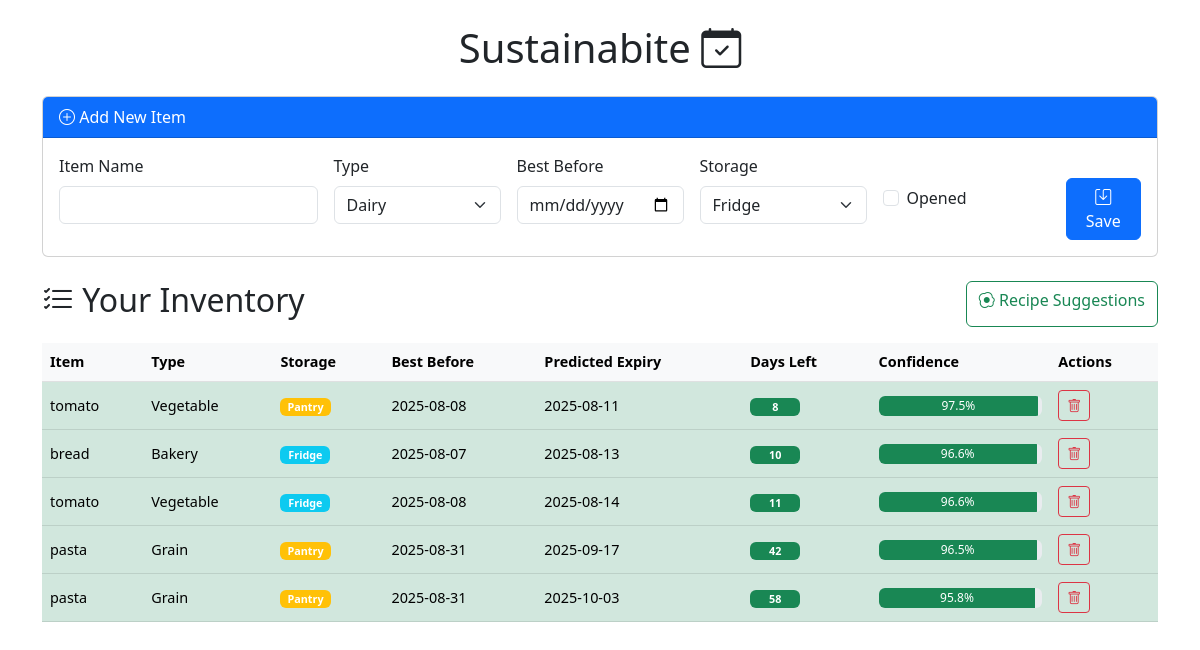
The page / on the database its author committed.
### tables this page shows
CREATE TABLE inventory (
            id INTEGER PRIMARY KEY AUTOINCREMENT,
            item_name TEXT NOT NULL,
            item_type TEXT NOT NULL,
            best_before DATE NOT NULL,
            storage TEXT NOT NULL,
            opened INTEGER DEFAULT 0,
            predicted_expiry DATE,
            confidence FLOAT,
            days_remaining INTEGER
        );

### app.py (the view)
@app.route('/')
def home():
    with get_db() as conn:
        try:
            items = conn.execute('''
                SELECT *,
                       julianday(predicted_expiry) - julianday('now') as days_remaining
                FROM inventory
                ORDER BY predicted_expiry
            ''').fetchall()
        except sqlite3.OperationalError as e:
            print(f"Database error: {e}")
            items = []
    today = datetime.now().date()
    return render_template('index.html', items=items, today=today)

### app.py (called while the page is built)
def get_db():
    conn = sqlite3.connect('food.db')
    conn.row_factory = sqlite3.Row
    return conn

### templates/index.html (shortened to what this page needs)
<!DOCTYPE html>
<html>
<head>
    <link rel="stylesheet" href="/static/style.css">
    <link href="https://cdn.jsdelivr.net/npm/bootstrap@5.3.0/dist/css/bootstrap.min.css" rel="stylesheet">
    <link rel="stylesheet" href="https://cdn.jsdelivr.net/npm/bootstrap-icons@1.10.0/font/bootstrap-icons.css">
</head>
<body>
    <div class="container mt-4">
        <h1 class="text-center mb-4">Sustainabite <i class="bi bi-calendar-check"></i></h1>
        <div class="card mb-4">
            <div class="card-header bg-primary text-white">
                <i class="bi bi-plus-circle"></i> Add New Item
            </div>
            <div class="card-body">
                <form action="/add" method="POST">
                    <div class="row g-3">
                        <div class="col-md-3">
                            <label class="form-label">Item Name</label>
                            <input type="text" class="form-control" name="item_name" required>
                        </div>
                        <div class="col-md-2">
                            <label class="form-label">Type</label>
                            <select class="form-select" name="item_type" required>
                                <option value="dairy">Dairy</option>
                            </select>
                        </div>
                        <div class="col-md-2">
                            <label class="form-label">Best Before</label>
                            <input type="date" class="form-control" name="best_before" required>
                        </div>
                        <div class="col-md-2">
                            <label class="form-label">Storage</label>
                            <select class="form-select" name="storage" required>
                                <option value="fridge">Fridge</option>
                            </select>
                        </div>
                        <div class="col-md-2">
                            <div class="form-check mt-4 pt-2">
                                <input class="form-check-input" type="checkbox" name="opened" id="opened">
                                <label class="form-check-label" for="opened">Opened</label>
                            </div>
                        </div>
                        <div class="col-md-1">
                            <button type="submit" class="btn btn-primary mt-4">
                                <i class="bi bi-save"></i> Save
                            </button>
                        </div>
                    </div>
                </form>
            </div>
        </div>
        <div class="d-flex justify-content-between mb-3">
            <h2><i class="bi bi-list-check"></i> Your Inventory</h2>
            <a href="/recipes" class="btn btn-outline-success">
                <i class="bi bi-egg-fried"></i> Recipe Suggestions
            </a>
        </div>
        <div class="table-responsive">
            <table class="table table-hover align-middle">
                <thead class="table-light">
                    <tr>
                        <th>Item</th>
                        <th>Type</th>
                        <th>Storage</th>
                        <th>Best Before</th>
                        <th>Predicted Expiry</th>
                        <th>Days Left</th>
                        <th>Confidence</th>
                        <th>Actions</th>
                    </tr>
                </thead>
                <tbody>
                    {% for item in items %}
                    <tr class="{% if item['days_remaining'] <= 3 %}table-danger
                              {% elif item['days_remaining'] <= 7 %}table-warning
                              {% else %}table-success{% endif %}">
                        <td>{{ item['item_name'] }}</td>
                        <td>{{ item['item_type'].title() }}</td>
                        <td>
                            <span class="badge bg-{% if item['storage'] == 'fridge' %}info{% else %}warning{% endif %}">
                                {{ item['storage'].title() }}
                            </span>
                        </td>
                        <td>{{ item['best_before'] }}</td>
                        <td>{{ item['predicted_expiry'] }}</td>
                        <td>
                            <span class="badge bg-{% if item['days_remaining'] <= 3 %}danger
                                              {% elif item['days_remaining'] <= 7 %}warning
                                              {% else %}success{% endif %}">
                                {{ item['days_remaining'] | round | int }}
                            </span>
                        </td>
                        <td>
                            <div class="progress" style="height: 20px;">
                                <div class="progress-bar
                                    {% if item['confidence'] > 0.8 %}bg-success
                                    {% elif item['confidence'] > 0.6 %}bg-info
                                    {% else %}bg-warning{% endif %}"
                                    style="--progress-width: {{ item['confidence'] * 100 }}%"
                                    role="progressbar"
                                    aria-valuenow="{{ item['confidence'] * 100 }}"
                                    aria-valuemin="0"
                                    aria-valuemax="100">
                                    {{ (item['confidence'] * 100) | round(1) }}%
                                </div>
                            </div>
                        </td>
                        <td>
                            <a href="/delete/{{ item['id'] }}" class="btn btn-sm btn-outline-danger">
                                <i class="bi bi-trash"></i>
                            </a>
                        </td>
                    </tr>
                    {% endfor %}
                </tbody>
            </table>
        </div>
    </div>
</body>
</html>

### static/style.css (style rules this page uses)
body { background-color: #f8f9fa; padding-bottom: 2rem; }
.container { max-width: 1400px; }
.table { background-color: white; font-size: 0.9rem; }
.table th { white-space: nowrap; }
.progress { min-width: 100px; }
.badge { font-size: 0.85em; min-width: 50px; padding: 5px; }
.progress-bar { transition: width 0.3s ease; }

### templates/index.html (style rules this page uses)
.progress-bar { width: var(--progress-width); transition: width 0.3s ease; }

### rows shown on the page
inventory: item_name "tomato", item_type "Vegetable", storage "Pantry", best_before "2025-08-08", predicted_expiry "2025-08-11", days_remaining "8", (item['confidence']*100)|round(1) "97.5"
inventory: item_name "bread", item_type "Bakery", storage "Fridge", best_before "2025-08-07", predicted_expiry "2025-08-13", days_remaining "10", (item['confidence']*100)|round(1) "96.6"
inventory: item_name "tomato", item_type "Vegetable", storage "Fridge", best_before "2025-08-08", predicted_expiry "2025-08-14", days_remaining "11", (item['confidence']*100)|round(1) "96.6"
inventory: item_name "pasta", item_type "Grain", storage "Pantry", best_before "2025-08-31", predicted_expiry "2025-09-17", days_remaining "42", (item['confidence']*100)|round(1) "96.5"
inventory: item_name "pasta", item_type "Grain", storage "Pantry", best_before "2025-08-31", predicted_expiry "2025-10-03", days_remaining "58", (item['confidence']*100)|round(1) "95.8"
